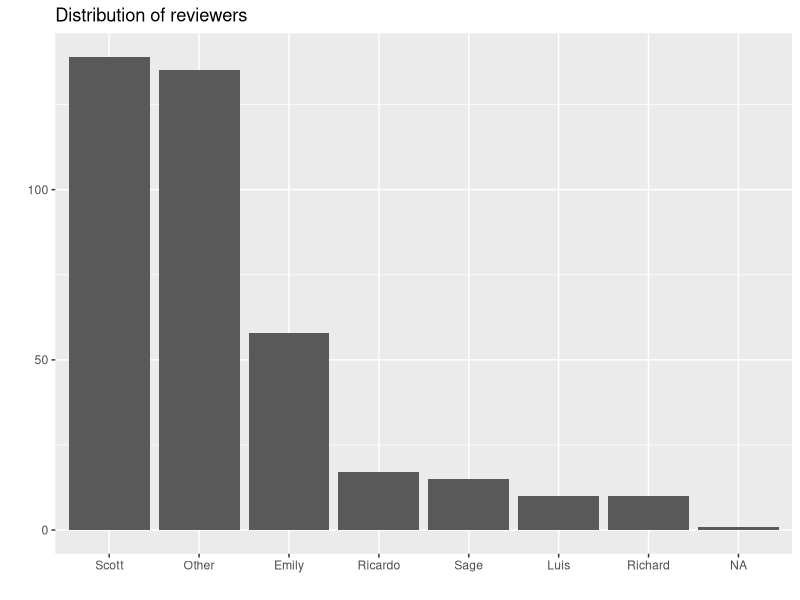
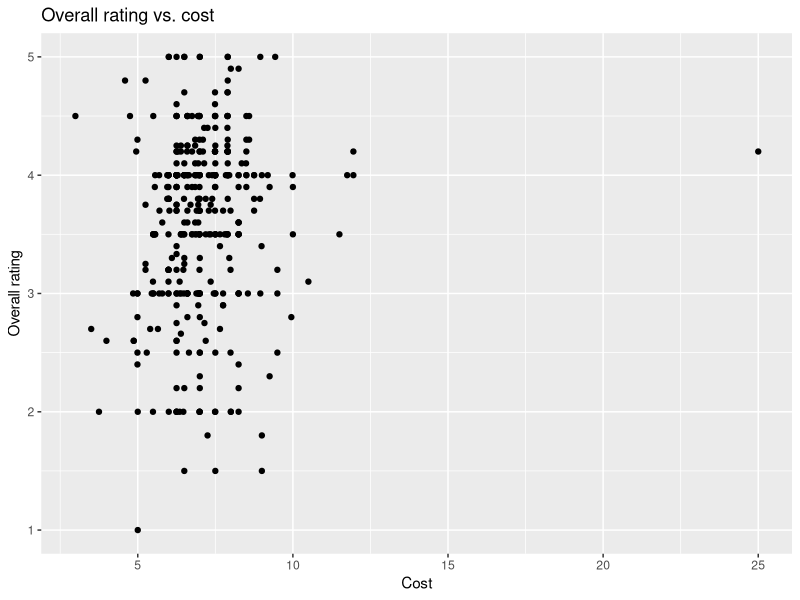

R code for these plots, in order:
## ---- chunk 1
library(tidyverse)
## ---- chunk 2
burritos <- read_csv("../data/burritos_01022018.csv")
## ---- chunk 3
glimpse(burritos)
## ---- chunk 4
burritos_rev_count <- burritos %>%
  mutate(Reviewer = fct_lump(Reviewer, n = 5)) %>%
  count(Reviewer) %>%
  mutate(Reviewer = fct_reorder(Reviewer, n, .desc = TRUE)) %>%
  arrange(desc(n))
burritos_rev_count
ggplot(data = burritos_rev_count, mapping = aes(x = Reviewer, y = n)) +
    geom_bar(stat = "identity") +
    labs(title = "Distribution of reviewers", x = "", y = "")
## ---- chunk 5
ggplot(data = burritos, mapping = aes(x = Cost, y = overall)) +
  geom_point() + 
  #  xlim(0, 13) +
  labs(title = "Overall rating vs. cost", y = "Overall rating")
